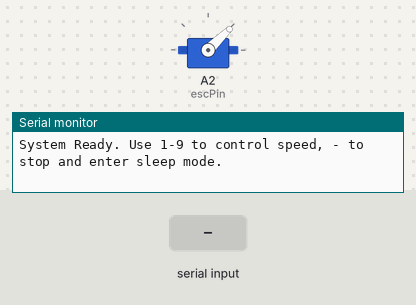
A sketch run on a simulated Arduino Uno, built with avr-gcc and run on an emulated ATmega328P. On the bench: servo, the last lines printed to the serial monitor. The inputs (shaded band) are chosen by the test bench. Sleep ends after the set time or at an interrupt.

Above: at 1.2 s.
1.3 s: "2" received over Serial
At 3.6 s:
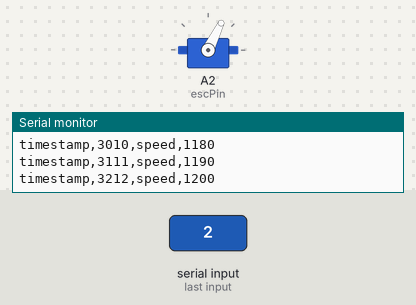
4.3 s: "1" received over Serial
At 4.45 s:
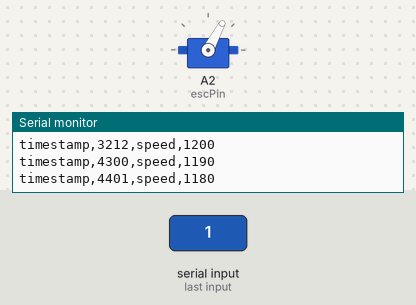
7.3 s: "-" received over Serial
At 9.6 s:
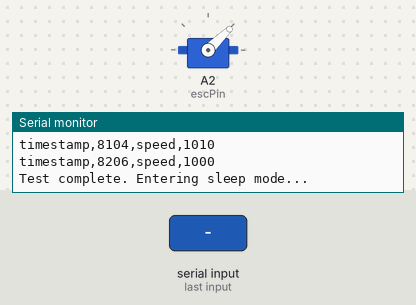
Timing chart, 0 to 11.1 s (numbered marks = the images above; inputs shaded):
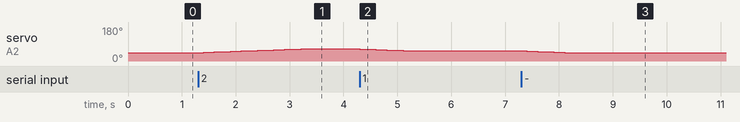

The sketch:

sketch_sep3a_control.ino
```cpp
#include <Servo.h>
#include <avr/sleep.h>

Servo esc;

int escPin = A2;
int minThrottle = 1000;
int maxThrottle = 2000;
int currentSpeed = minThrottle;

bool testComplete = false;

struct LogData {
  unsigned long timestamp;
  int speed;
};

LogData logData;

void setup() {
  Serial.begin(9600);
  esc.attach(escPin);
  esc.writeMicroseconds(minThrottle);

  Serial.println("System Ready. Use 1-9 to control speed, - to stop and enter sleep mode.");
}

void loop() {
  while (Serial.available() > 0) {
    char command = Serial.read();
    processCommand(command);
  }

  if (testComplete) {
    enterSleepMode();
  }
}

void processCommand(char command) {
  if (command >= '1' && command <= '9') {
    int targetSpeed = minThrottle + (command - '1' + 1) * (maxThrottle - minThrottle) / 10;
    adjustSpeed(targetSpeed);
  } else if (command == '-') {
    adjustSpeed(minThrottle);
    Serial.println("Test complete. Entering sleep mode...");
    testComplete = true;
  } else {
    Serial.println("Unknown command.");
  }
}

void adjustSpeed(int targetSpeed) {
  int increment = (targetSpeed > currentSpeed) ? 10 : -10;
  while (currentSpeed != targetSpeed) {
    currentSpeed += increment;
    if ((increment > 0 && currentSpeed > targetSpeed) || (increment < 0 && currentSpeed < targetSpeed)) {
      currentSpeed = targetSpeed;
    }
    setSpeed(currentSpeed);
    delay(100);
  }
}

void setSpeed(int speed) {
  esc.writeMicroseconds(speed);
  logData.speed = speed;
  logData.timestamp = millis();
  logDataToSerial(logData);
}

void logDataToSerial(const LogData& data) {
  Serial.print("timestamp,");
  Serial.print(data.timestamp);
  Serial.print(",speed,");
  Serial.println(data.speed);
}

void enterSleepMode() {
  Serial.flush();
  set_sleep_mode(SLEEP_MODE_PWR_DOWN);
  sleep_enable();
  sleep_mode();
  // Выйти из режима сна можно только с помощью сброса
}
```

Measured:
- after the input at 1.3 s, servo on A2 (escPin): moves from 44° to 64° over 1.9 s, starting at once
- after the input at 4.3 s, servo on A2 (escPin): moves from 64° to 54° over 0.91 s, starting at once
- after the input at 7.3 s, servo on A2 (escPin): moves from 54° to 44° over 0.91 s, starting at once
